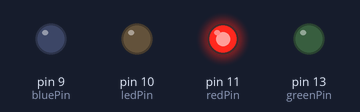
A sketch run on a simulated Arduino Uno, built with avr-gcc and run on an emulated ATmega328P. Shown: output pins drawn as LEDs (lit = HIGH).

Above: at 0.2 s.
At 1.2 s:
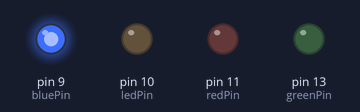
At 1.7 s:
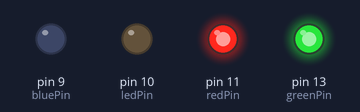
At 2.2 s:
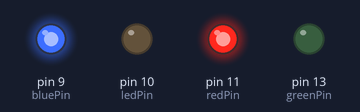
At 3.7 s:
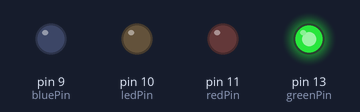
At 5.7 s:
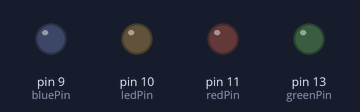
Timing chart, 0 to 6.9 s (numbered marks = the images above):
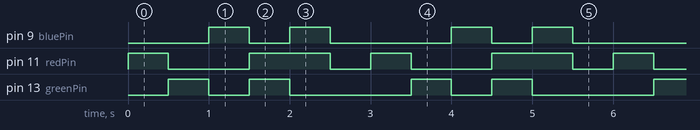

Measured:
- by itself, pin 9 (bluePin), pin 13 (greenPin): repeats every 3.0 s: LOW 0.50 s, HIGH 0.50 s, LOW 1.5 s, HIGH 0.50 s
- by itself, pin 11 (redPin): repeats every 3.0 s: LOW 1.0 s, HIGH 1.0 s, LOW 0.50 s, HIGH 0.50 s
- by itself, everything shown: repeats every 3.0 s, in 6 steps

The sketch:

ex21.ino
```cpp
int ledPin = 10;
int redPin = 11;
int greenPin = 13;
int bluePin = 9;

void setup() {
  pinMode(ledPin, OUTPUT);
  pinMode(redPin, OUTPUT);
  pinMode(greenPin, OUTPUT);
  pinMode(bluePin, OUTPUT);
  randomSeed(analogRead(0));
}


void color(unsigned char red, unsigned char green, unsigned char blue) {
  digitalWrite(redPin, red);
  digitalWrite(bluePin, blue);
  digitalWrite(greenPin, green);
}

void loop() {
  // put your main code here, to run repeatedly:
  color(255, 0, 0);
  delay(500);
  color(0, 255, 0);
  delay(500);
  color(0, 0, 255);
  delay(500);
  color(255, 255, 0);
  delay(500);
  color(255, 0, 255);
  delay(500);
  color(0, 0, 0);
  delay(500);
}
```
